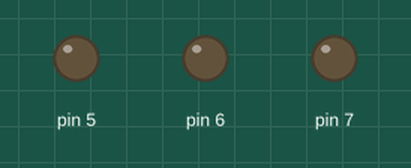
This sketch was run on a simulated Arduino Uno, built with avr-gcc and run on an emulated ATmega328P. Parts: output pins drawn as LEDs (lit = HIGH).

Above: at 0.05 s.
At 6.49 s:
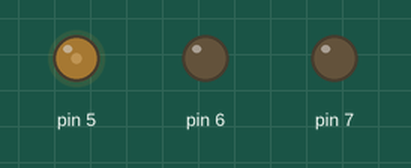
At 19.99 s:
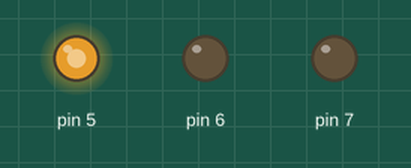
At 39.94 s:
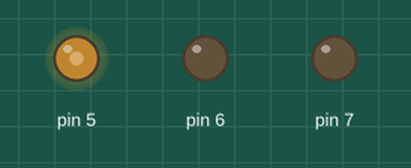
Timing chart, 0 to 40.0 s (numbered marks = the images above):
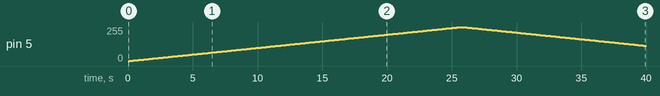

The sketch:

0.FUNGSI__FOUR.ino
```cpp
int R=5;
int Y=6;
int G=7;
void setup() {
for(float i=5; i<=7; i++){
  pinMode(i,OUTPUT);
}

}

void loop() {
  for(float i=0; i<=255; i++){
analogWrite(5,i);
//float hasil=map(i,0,255,0,5);
float hasil=(5.0/255.0)*i;
Serial.print("DATA :");
Serial.print(hasil);
Serial.println("DATA :" + String(hasil) + " Volt");
delay(100);
  }
  for(float i=255; i>=0; i--){
 analogWrite(5,i);
 //float hasil=map(i,0,255,0,5);
 float hasil=(5.0/255.0)*i;
 Serial.print("DATA :");
 Serial.print(hasil);
 Serial.println("DATA :" + String(hasil) + " Volt");
delay(100);
 }

}
```

Measured:
- by itself, pin 5: rises from 0/255 to 255/255 in 25.6 s, then falls to 114/255 in 14.3 s
